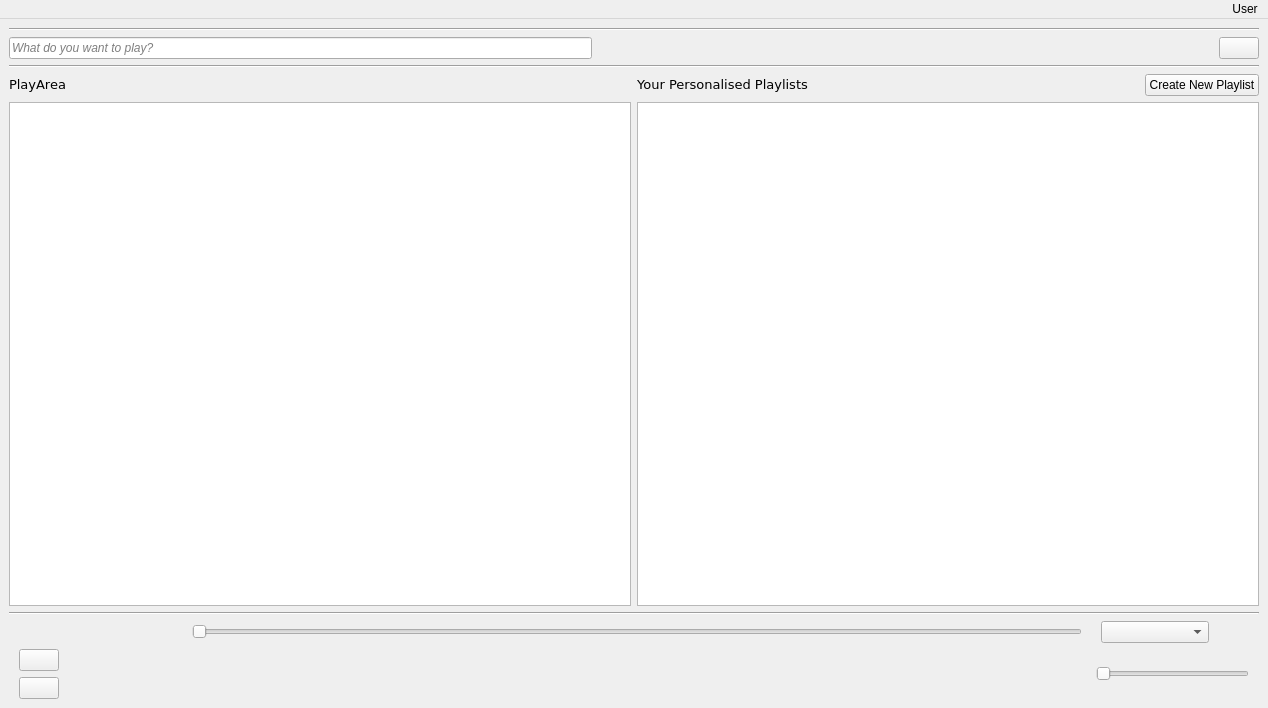
<?xml version="1.0" encoding="UTF-8"?>
<ui version="4.0">
 <class>MainScreen</class>
 <widget class="QMainWindow" name="MainScreen">
  <property name="geometry">
   <rect>
    <x>0</x>
    <y>0</y>
    <width>1268</width>
    <height>708</height>
   </rect>
  </property>
  <property name="windowTitle">
   <string>MainWindow</string>
  </property>
  <widget class="QWidget" name="centralwidget">
   <layout class="QGridLayout" name="gridLayout_2">
    <item row="0" column="1">
     <widget class="Line" name="line_2">
      <property name="orientation">
       <enum>Qt::Horizontal</enum>
      </property>
     </widget>
    </item>
    <item row="12" column="1">
     <layout class="QGridLayout" name="ControlGrid">
      <property name="leftMargin">
       <number>0</number>
      </property>
      <property name="rightMargin">
       <number>0</number>
      </property>
      <item row="1" column="1">
       <layout class="QHBoxLayout" name="stateController">
        <property name="leftMargin">
         <number>10</number>
        </property>
        <property name="rightMargin">
         <number>10</number>
        </property>
        <item>
         <layout class="QVBoxLayout" name="verticalLayout_2">
          <item>
           <widget class="QPushButton" name="songName">
            <property name="text">
             <string/>
            </property>
            <property name="checkable">
             <bool>true</bool>
            </property>
           </widget>
          </item>
          <item>
           <widget class="QPushButton" name="artistName">
            <property name="text">
             <string/>
            </property>
            <property name="checkable">
             <bool>true</bool>
            </property>
           </widget>
          </item>
         </layout>
        </item>
        <item>
         <spacer name="horizontalSpacer_11">
          <property name="orientation">
           <enum>Qt::Horizontal</enum>
          </property>
          <property name="sizeHint" stdset="0">
           <size>
            <width>40</width>
            <height>20</height>
           </size>
          </property>
         </spacer>
        </item>
        <item>
         <spacer name="horizontalSpacer_9">
          <property name="orientation">
           <enum>Qt::Horizontal</enum>
          </property>
          <property name="sizeHint" stdset="0">
           <size>
            <width>40</width>
            <height>20</height>
           </size>
          </property>
         </spacer>
        </item>
        <item>
         <widget class="QPushButton" name="Shuffle">
          <property name="styleSheet">
           <string notr="true">border-radius: 200px;</string>
          </property>
          <property name="text">
           <string/>
          </property>
          <property name="icon">
           <iconset resource="Resources.qrc">
            <normaloff>:/Images/shuffle_i.png</normaloff>
            <normalon>:/Images/shuffle_p.png</normalon>:/Images/shuffle_i.png</iconset>
          </property>
          <property name="iconSize">
           <size>
            <width>30</width>
            <height>30</height>
           </size>
          </property>
          <property name="checkable">
           <bool>true</bool>
          </property>
         </widget>
        </item>
        <item>
         <spacer name="horizontalSpacer_3">
          <property name="orientation">
           <enum>Qt::Horizontal</enum>
          </property>
          <property name="sizeHint" stdset="0">
           <size>
            <width>40</width>
            <height>20</height>
           </size>
          </property>
         </spacer>
        </item>
        <item>
         <widget class="QPushButton" name="Previous">
          <property name="styleSheet">
           <string notr="true">border-radius: 200px;</string>
          </property>
          <property name="text">
           <string/>
          </property>
          <property name="icon">
           <iconset resource="Resources.qrc">
            <normaloff>:/Images/back_i.png</normaloff>:/Images/back_i.png</iconset>
          </property>
          <property name="iconSize">
           <size>
            <width>40</width>
            <height>40</height>
           </size>
          </property>
         </widget>
        </item>
        <item>
         <widget class="QPushButton" name="play_pause">
          <property name="styleSheet">
           <string notr="true">border-radius: 200px;</string>
          </property>
          <property name="text">
           <string/>
          </property>
          <property name="icon">
           <iconset resource="Resources.qrc">
            <normaloff>:/Images/play_i.png</normaloff>
            <normalon>:/Images/play_p.png</normalon>:/Images/play_i.png</iconset>
          </property>
          <property name="iconSize">
           <size>
            <width>65</width>
            <height>65</height>
           </size>
          </property>
          <property name="checkable">
           <bool>true</bool>
          </property>
         </widget>
        </item>
        <item>
         <widget class="QPushButton" name="Next">
          <property name="styleSheet">
           <string notr="true">border-radius: 200px;</string>
          </property>
          <property name="text">
           <string/>
          </property>
          <property name="icon">
           <iconset>
            <normalon>:/Images/forward_i.png</normalon>
           </iconset>
          </property>
          <property name="iconSize">
           <size>
            <width>40</width>
            <height>40</height>
           </size>
          </property>
         </widget>
        </item>
        <item>
         <spacer name="horizontalSpacer_4">
          <property name="orientation">
           <enum>Qt::Horizontal</enum>
          </property>
          <property name="sizeHint" stdset="0">
           <size>
            <width>40</width>
            <height>20</height>
           </size>
          </property>
         </spacer>
        </item>
        <item>
         <widget class="QPushButton" name="Repeat">
          <property name="styleSheet">
           <string notr="true">border-radius: 200px;</string>
          </property>
          <property name="text">
           <string/>
          </property>
          <property name="icon">
           <iconset resource="Resources.qrc">
            <normaloff>:/Images/repeat_i.png</normaloff>
            <normalon>:/Images/repeat_p.png</normalon>:/Images/repeat_i.png</iconset>
          </property>
          <property name="iconSize">
           <size>
            <width>30</width>
            <height>30</height>
           </size>
          </property>
          <property name="checkable">
           <bool>true</bool>
          </property>
         </widget>
        </item>
        <item>
         <spacer name="horizontalSpacer_10">
          <property name="orientation">
           <enum>Qt::Horizontal</enum>
          </property>
          <property name="sizeHint" stdset="0">
           <size>
            <width>40</width>
            <height>20</height>
           </size>
          </property>
         </spacer>
        </item>
        <item>
         <widget class="QPushButton" name="Liked">
          <property name="autoFillBackground">
           <bool>false</bool>
          </property>
          <property name="styleSheet">
           <string notr="true">border-radius: 100px;</string>
          </property>
          <property name="text">
           <string/>
          </property>
          <property name="icon">
           <iconset resource="Resources.qrc">
            <normaloff>:/Images/icon3.png</normaloff>
            <normalon>:/Images/icon4.png</normalon>:/Images/icon3.png</iconset>
          </property>
          <property name="iconSize">
           <size>
            <width>25</width>
            <height>25</height>
           </size>
          </property>
          <property name="checkable">
           <bool>true</bool>
          </property>
         </widget>
        </item>
        <item>
         <widget class="QPushButton" name="Volume_Mute">
          <property name="styleSheet">
           <string notr="true">border-radius: 60px
</string>
          </property>
          <property name="text">
           <string/>
          </property>
          <property name="icon">
           <iconset resource="Resources.qrc">
            <normaloff>:/Images/icon5.png</normaloff>
            <normalon>:/Images/icon6.png</normalon>:/Images/icon5.png</iconset>
          </property>
          <property name="iconSize">
           <size>
            <width>23</width>
            <height>23</height>
           </size>
          </property>
          <property name="checkable">
           <bool>true</bool>
          </property>
         </widget>
        </item>
        <item>
         <widget class="QSlider" name="Volume">
          <property name="orientation">
           <enum>Qt::Horizontal</enum>
          </property>
         </widget>
        </item>
       </layout>
      </item>
      <item row="0" column="1">
       <layout class="QHBoxLayout" name="songDetails">
        <property name="leftMargin">
         <number>170</number>
        </property>
        <property name="rightMargin">
         <number>50</number>
        </property>
        <item>
         <widget class="QLabel" name="Current_Time">
          <property name="text">
           <string/>
          </property>
         </widget>
        </item>
        <item>
         <widget class="QSlider" name="Seek_Bar">
          <property name="enabled">
           <bool>true</bool>
          </property>
          <property name="minimum">
           <number>0</number>
          </property>
          <property name="orientation">
           <enum>Qt::Horizontal</enum>
          </property>
         </widget>
        </item>
        <item>
         <widget class="QLabel" name="Total_Time">
          <property name="text">
           <string/>
          </property>
         </widget>
        </item>
        <item>
         <widget class="QComboBox" name="addToPlaylist">
          <property name="placeholderText">
           <string>Add to Playlist</string>
          </property>
         </widget>
        </item>
       </layout>
      </item>
     </layout>
    </item>
    <item row="7" column="1">
     <widget class="Line" name="line">
      <property name="orientation">
       <enum>Qt::Horizontal</enum>
      </property>
     </widget>
    </item>
    <item row="1" column="1">
     <layout class="QHBoxLayout" name="userArea">
      <item>
       <widget class="QLineEdit" name="searchBar">
        <property name="font">
         <font>
          <italic>true</italic>
         </font>
        </property>
        <property name="placeholderText">
         <string>What do you want to play?</string>
        </property>
       </widget>
      </item>
      <item>
       <spacer name="horizontalSpacer">
        <property name="orientation">
         <enum>Qt::Horizontal</enum>
        </property>
        <property name="sizeHint" stdset="0">
         <size>
          <width>40</width>
          <height>20</height>
         </size>
        </property>
       </spacer>
      </item>
      <item>
       <widget class="QPushButton" name="powerButton">
        <property name="styleSheet">
         <string notr="true">border-radius: 100px
</string>
        </property>
        <property name="text">
         <string/>
        </property>
        <property name="icon">
         <iconset resource="Resources.qrc">
          <normaloff>:/Images/iconSpecial.png</normaloff>:/Images/iconSpecial.png</iconset>
        </property>
        <property name="iconSize">
         <size>
          <width>25</width>
          <height>25</height>
         </size>
        </property>
        <property name="checkable">
         <bool>true</bool>
        </property>
       </widget>
      </item>
      <item>
       <widget class="QPushButton" name="userDetails">
        <property name="text">
         <string/>
        </property>
       </widget>
      </item>
     </layout>
    </item>
    <item row="10" column="1">
     <layout class="QGridLayout" name="gridLayout">
      <item row="1" column="2">
       <layout class="QVBoxLayout" name="verticalLayout">
        <item>
         <widget class="QListView" name="playlistView">
          <property name="font">
           <font>
            <family>Comic Sans MS</family>
            <pointsize>14</pointsize>
           </font>
          </property>
         </widget>
        </item>
       </layout>
      </item>
      <item row="1" column="0">
       <layout class="QHBoxLayout" name="horizontalLayout">
        <item>
         <widget class="QTableView" name="songView">
          <property name="font">
           <font>
            <family>Comic Sans MS</family>
            <pointsize>10</pointsize>
           </font>
          </property>
         </widget>
        </item>
       </layout>
      </item>
      <item row="0" column="2">
       <layout class="QHBoxLayout" name="horizontalLayout_7">
        <item>
         <widget class="QLabel" name="label">
          <property name="font">
           <font>
            <family>DejaVu Sans</family>
           </font>
          </property>
          <property name="text">
           <string>&lt;html&gt;&lt;head/&gt;&lt;body&gt;&lt;p align=&quot;center&quot;&gt;&lt;span style=&quot; font-size:10pt;&quot;&gt;Your Personalised Playlists&lt;/span&gt;&lt;/p&gt;&lt;/body&gt;&lt;/html&gt;</string>
          </property>
         </widget>
        </item>
        <item>
         <spacer name="horizontalSpacer_6">
          <property name="orientation">
           <enum>Qt::Horizontal</enum>
          </property>
          <property name="sizeHint" stdset="0">
           <size>
            <width>40</width>
            <height>20</height>
           </size>
          </property>
         </spacer>
        </item>
        <item>
         <widget class="QPushButton" name="newPlaylist">
          <property name="text">
           <string>Create New Playlist</string>
          </property>
          <property name="checkable">
           <bool>true</bool>
          </property>
         </widget>
        </item>
       </layout>
      </item>
      <item row="0" column="0">
       <layout class="QHBoxLayout" name="horizontalLayout_3">
        <item>
         <widget class="QLabel" name="label_2">
          <property name="font">
           <font>
            <family>DejaVu Sans</family>
           </font>
          </property>
          <property name="text">
           <string>&lt;html&gt;&lt;head/&gt;&lt;body&gt;&lt;p align=&quot;center&quot;&gt;&lt;span style=&quot; font-size:10pt;&quot;&gt;PlayArea&lt;/span&gt;&lt;/p&gt;&lt;/body&gt;&lt;/html&gt;</string>
          </property>
         </widget>
        </item>
        <item>
         <spacer name="horizontalSpacer_2">
          <property name="orientation">
           <enum>Qt::Horizontal</enum>
          </property>
          <property name="sizeHint" stdset="0">
           <size>
            <width>40</width>
            <height>20</height>
           </size>
          </property>
         </spacer>
        </item>
       </layout>
      </item>
     </layout>
    </item>
    <item row="11" column="1">
     <widget class="Line" name="line_3">
      <property name="orientation">
       <enum>Qt::Horizontal</enum>
      </property>
     </widget>
    </item>
   </layout>
  </widget>
  <widget class="QMenuBar" name="menubar">
   <property name="geometry">
    <rect>
     <x>0</x>
     <y>0</y>
     <width>1268</width>
     <height>25</height>
    </rect>
   </property>
   <property name="layoutDirection">
    <enum>Qt::RightToLeft</enum>
   </property>
   <widget class="QMenu" name="menu_User">
    <property name="title">
     <string>User</string>
    </property>
    <addaction name="actionLog_Out"/>
   </widget>
   <addaction name="menu_User"/>
  </widget>
  <action name="actionLog_Out">
   <property name="text">
    <string>Log Out</string>
   </property>
  </action>
 </widget>
 <resources>
  <include location="Resources.qrc"/>
 </resources>
 <connections/>
</ui>
